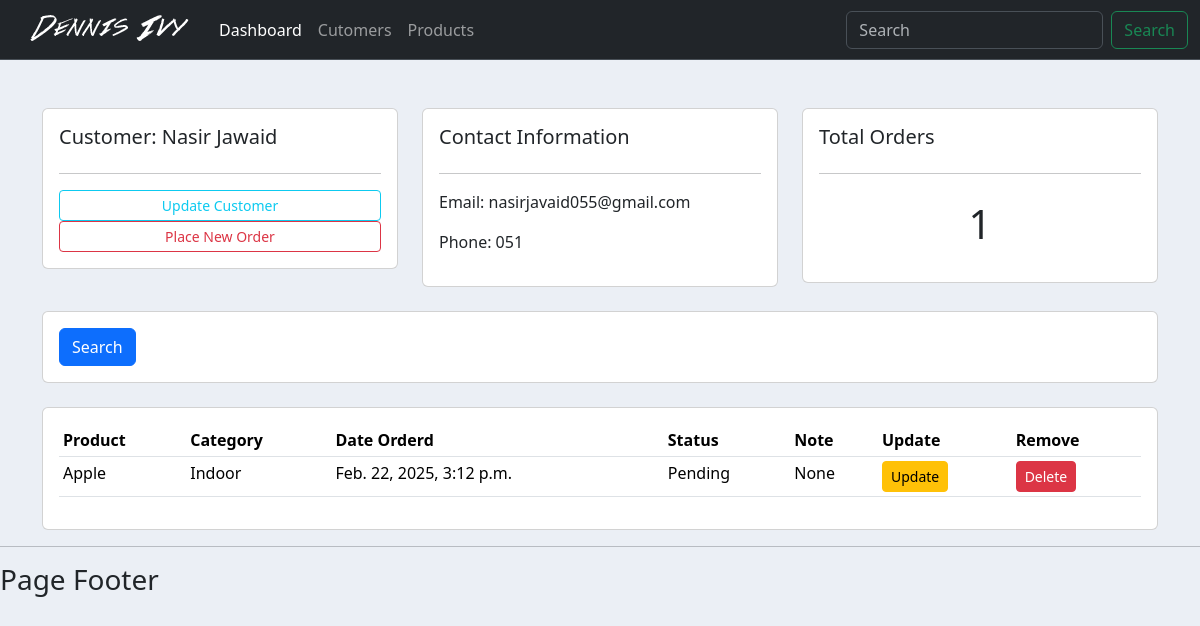
/customer/3/, run on an earlier commit of the app's database.
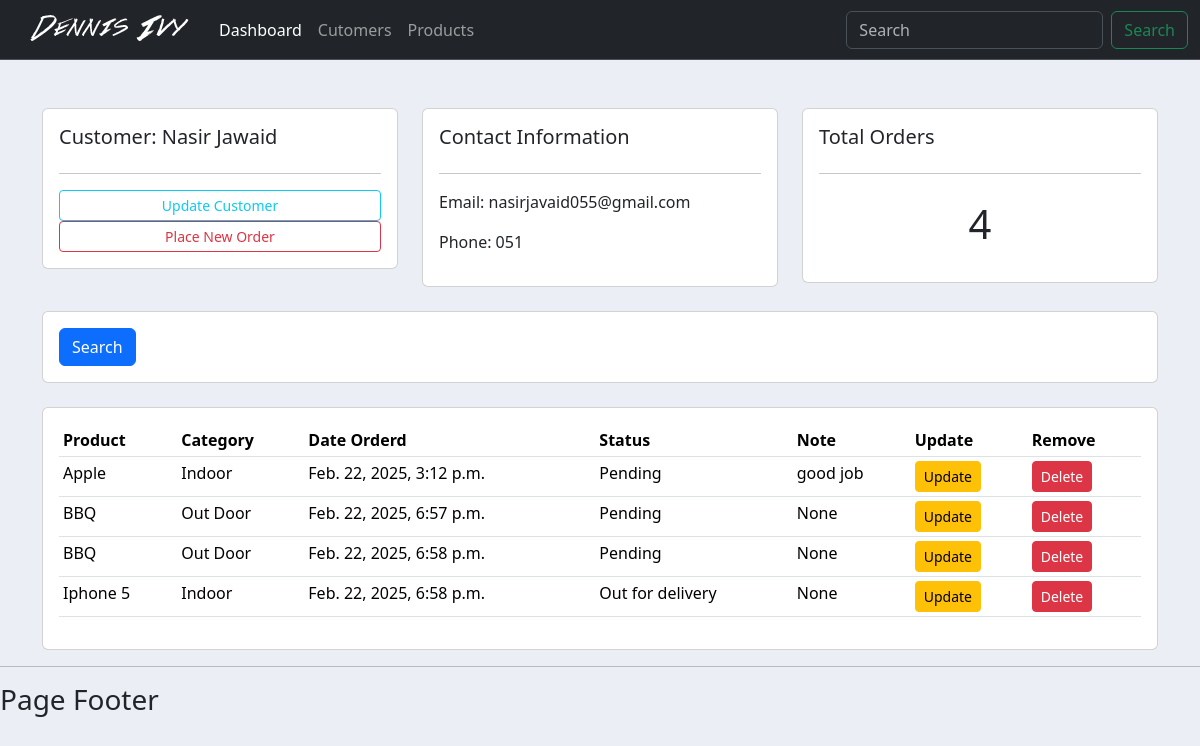
And on a later commit of the database.
### accounts/models.py (models this page shows, shortened)
class Order(models.Model):
	STATUS = (
			('Pending', 'Pending'),
			('Out for delivery', 'Out for delivery'),
			('Delivered', 'Delivered'),
			)
	customer = models.ForeignKey(Customer, on_delete= models.SET_NULL, null=True)
	product = models.ForeignKey(Product, on_delete= models.SET_NULL, null=True)
	date_created = models.DateTimeField(auto_now_add=True, null=True, blank=True)
	status = models.CharField(max_length=200, null=True, choices=STATUS)
	note = models.CharField(max_length=200, null=True, blank=True)

class Product(models.Model):
	CATEGORY = (
			('Indoor', 'Indoor'),
			('Out Door', 'Out Door'),
			)
	name = models.CharField(max_length=200, null=True) # null=True with this we get error
	price = models.FloatField(null=True)
	category = models.CharField(max_length=200, null=True, choices=CATEGORY)
	description = models.TextField(max_length=500, blank=True)
	date_created = models.DateTimeField(auto_now_add=True, null=True, blank=True)
	tags = models.ManyToManyField(Tag)
	def __str__(self):
		return self.name

### accounts/views.py (the view)
# urls.py: path('customer/<str:pk>/',views.customer, name='customer'),
def customer(request, pk):
    customer = Customer.objects.get(id=pk)
    orders = customer.order_set.all()
    order_count = orders.count()
    context = {'customer': customer, 'orders': orders, 'order_count': order_count}
    return render(request, 'accounts/customer.html',context)

### templates/accounts/customer.html (shortened to what this page needs)
{% extends "base.html" %}
{% block content %}
<div class='container mt-5'>
    <div class="row">
        <div class="col-md">
            <div class="card card-body">
                <h5>Customer: {{customer.name}}</h5>
                <hr>
                <a class="btn btn-outline-info  btn-sm btn-block" href="">Update Customer</a>
                <a class="btn btn-outline-danger  btn-sm btn-block" href="{% url 'create_order' customer.id %}">Place New Order</a>
            </div>
        </div>
        <div class="col-md">
            <div class="card card-body">
                <h5>Contact Information</h5>
                <hr>
                <p>Email:  {{customer.email}}</p>
                <p>Phone:  {{customer.phone}}</p>
            </div>
        </div>
        <div class="col-md">
            <div class="card card-body">
                <h5>Total Orders</h5>
                <hr>
                <h1 style="text-align: center;padding: 10px">{{order_count}}</h1>
            </div>
        </div>
    </div>
    <br>
    <div class="row">
        <div class="col">
            <div class="card card-body">
                <form method="get">
                    <button class="btn btn-primary" type="submit">Search</button>
                  </form>
            </div>
        </div>
    </div>
    <br>
    <div class="row">
        <div class="col-md">
            <div class="card card-body">
                <table class="table table-sm">
                    <tr>
                        <th>Product</th>
                        <th>Category</th>
                        <th>Date Orderd</th>
                        <th>Status</th>
                        <th>Note</th>
                        <th>Update</th>
                        <th>Remove</th>
                    </tr>
                    {% for order in orders %}
					<tr>
						<td>{{order.product}}</td>
						<td>{{order.product.category}}</td>
						<td>{{order.date_created}}</td>
						<td>{{order.status}}</td>
						<td>{{order.note}}</td>
						<td><a class="btn btn-sm btn-warning" href="{%url 'update_order' order.id%}">Update</a></td>
						<td><a class="btn btn-sm btn-danger" href="{%url 'delete_order' order.id%}">Delete</a></td>
					</tr>
				{% endfor %}
                </table>
            </div>
        </div>
    </div>
</div>
{% endblock %}

What changed in the data, as far as the page shows it:
changed Order "Apple": note "None" → "good job"
added Order: product "BBQ", product.category "Out Door", date_created "Feb. 22, 2025, 6:57 p.m.", status "Pending", note "None"
added Order: product "BBQ", product.category "Out Door", date_created "Feb. 22, 2025, 6:58 p.m.", status "Pending", note "None"
added Order: product "Iphone 5", product.category "Indoor", date_created "Feb. 22, 2025, 6:58 p.m.", status "Out for delivery", note "None"
Also different on the page:
{{ order_count }}: "1" → "4"
